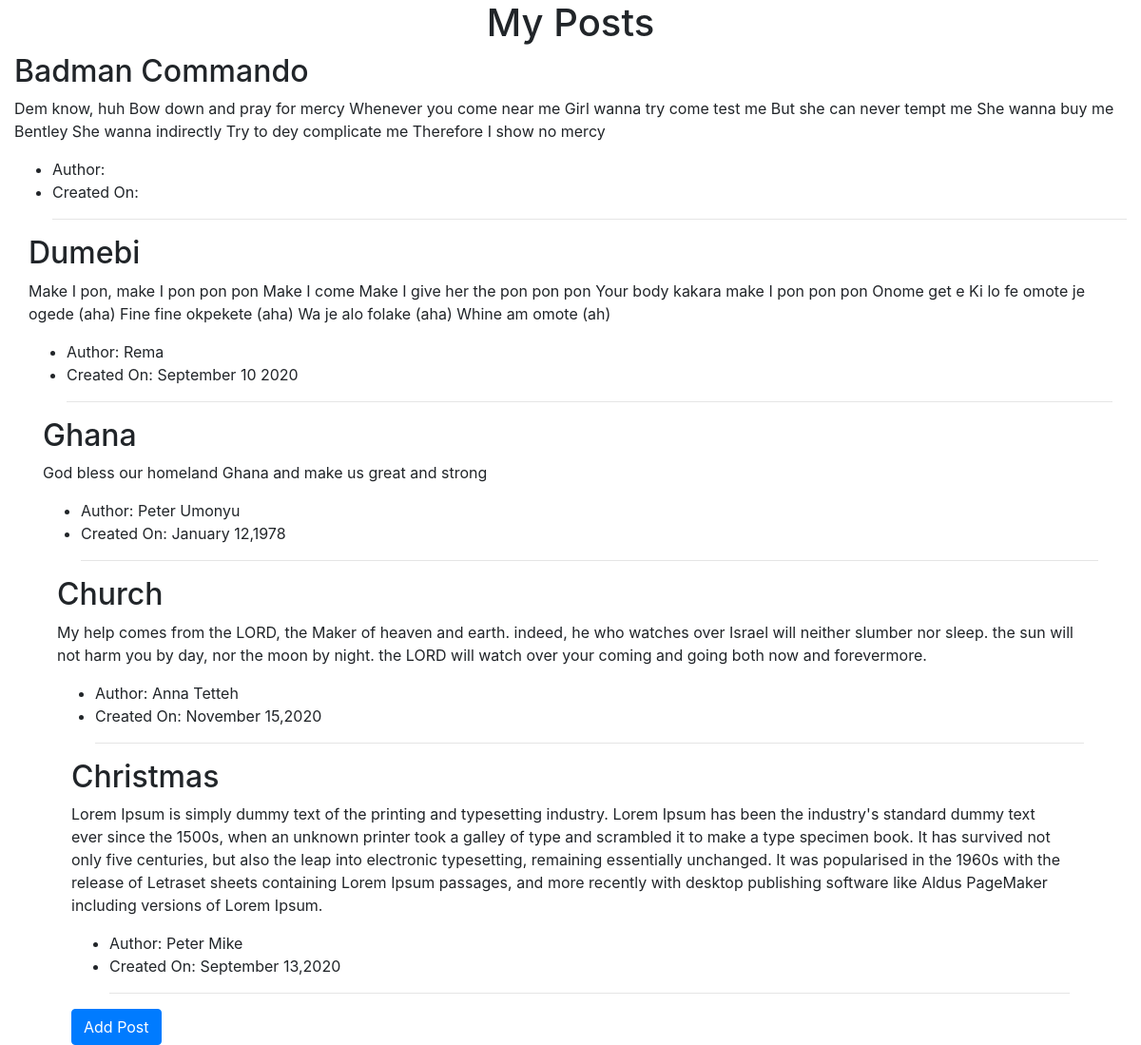
The app's page /home.php with its own data.
### tables this page shows
CREATE TABLE `members` (
  `id` int(11) NOT NULL,
  `title` varchar(255) NOT NULL,
  `subtitle` varchar(255) NOT NULL,
  `author` varchar(255) NOT NULL,
  `content` text NOT NULL,
  `date_created` varchar(255) NOT NULL
);

### home.php (the view, shortened to what this page needs)
<!doctype html>
<html class="no-js" lang="en">
  <head>
    <link rel="stylesheet" href="css/bootstrap.css">
  </head>
  <body>
        <div class="callout large primary">
          <div class="text-center">
            <h1>My Posts</h1>
          </div>
        </div>
     <?php
    include_once "conn.php";
$sql= "SELECT * FROM members ORDER BY id DESC" ;
$result=mysqli_query($conn,$sql);
while($data=mysqli_fetch_array($result)){
    $title=$data["title"];
    $content=$data["content"];
    $author=$data["author"];
    $date=$data["date_created"];
    ?>
    <article class="container-fluid">
        <div class="grid-x grid-margin-x" id="content">
            <div class="blog-post" >
              <h2><?php echo $title?> </h2>
              <p><?php echo $content ?></p>
              <div class="callout">
                 <ul class="menu simple">
                  <li>Author: <?php echo $author ?></li>
                  <li>Created On: <?php echo $date ?></li>
                <hr>
                </ul>
              </div>
            </div>
        </div>
    <?php
}
?>
    <a class="btn btn-primary" href="admin.php" role="button">Add Post</a>
    </article>
      </body>
    </html>
  </body>
</html>

### records on screen
members: title "Badman Commando", content "Dem know, huh Bow down and pray for mercy Whenever you come near me Girl wanna try come test me But she can never tempt me She wanna buy me Bentley She wanna indirectly Try to dey complicate me Therefore I show no mercy"
members: title "Dumebi", content "Make I pon, make I pon pon pon Make I come Make I give her the pon pon pon Your body kakara make I pon pon pon Onome get e Ki lo fe omote je ogede (aha) Fine fine okpekete (aha) Wa je alo folake (aha) Whine am omote (ah)", author "Rema", date_created "September 10 2020"
members: title "Ghana", content "God bless our homeland Ghana and make us great and strong", author "Peter Umonyu", date_created "January 12,1978"
members: title "Church", content "My help comes from the LORD, the Maker of heaven and earth. indeed, he who watches over Israel will neither slumber nor sleep. the sun will not harm you by day, nor the moon by night. the LORD will watch over your coming and going both now and forevermore.", author "Anna Tetteh", date_created "November 15,2020"
members: title "Christmas", content "Lorem Ipsum is simply dummy text of the printing and typesetting industry. Lorem Ipsum has been the industry's standard dummy text ever since the 1500s, when an unknown printer took a galley of type and scrambled it to make a type specimen book. It has survived not only five centuries, but also the leap into electronic typesetting, remaining essentially unchanged. It was popularised in the 1960s with the release of Letraset sheets containing Lorem Ipsum passages, and more recently with desktop publishing software like Aldus PageMaker including versions of Lorem Ipsum.", author "Peter Mike", date_created "September 13,2020"
